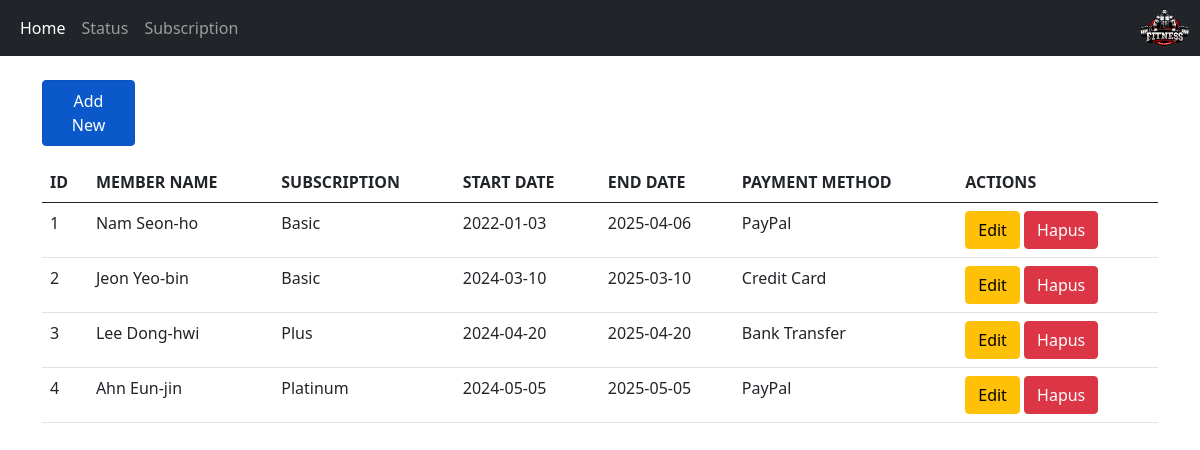
The page /Sourcecode/subscription.php on the database its author committed.
### tables this page shows
CREATE TABLE `membershipsubscription`  (
  `subscription_id` int NOT NULL AUTO_INCREMENT,
  `member_id` int NULL DEFAULT NULL,
  `subscription_type` varchar(50) NULL DEFAULT NULL,
  `start_date` date NULL DEFAULT NULL,
  `end_date` date NULL DEFAULT NULL,
  `payment_method` varchar(50) NULL DEFAULT NULL,
  PRIMARY KEY (`subscription_id`) USING BTREE
);

CREATE TABLE `member`  (
  `id` int NOT NULL AUTO_INCREMENT,
  `name` varchar(100) NULL DEFAULT NULL,
  `email` varchar(100) NULL DEFAULT NULL,
  `phone` varchar(20) NULL DEFAULT NULL,
  `join_date` date NULL DEFAULT NULL,
  `status_id` int NULL DEFAULT NULL,
  PRIMARY KEY (`id`) USING BTREE,
  INDEX `status_id`(`status_id` ASC) USING BTREE,
  CONSTRAINT `member_ibfk_1` FOREIGN KEY (`status_id`) REFERENCES `membershipstatus` (`status_id`) ON DELETE RESTRICT ON UPDATE RESTRICT
);

### Sourcecode/controllers/Subscription.controller.php (called while the page is built, shortened)
<?php
include_once("views/Subscription.view.php");
class SubscriptionController{
    private $subscription;
    function __construct() {
        $this->subscription = new Subscription(Conf::$db_host, Conf::$db_user, Conf::$db_pass, Conf::$db_name);
    }
    public function index() {
        $this->subscription->open();
        $this->subscription->getSubscriptionJoin();
        $data = array();
        while($row = $this->subscription->getResult()){
          array_push($data, $row);
        }
        $view = new SubscriptionView();
        $view->render($data);
      }
}

### Sourcecode/views/Subscription.view.php (the view, shortened to what this page needs)
<?php
class SubscriptionView {
    public function render($data){
        $no = 1;
        $dataSubscription = null;
        $dataheader = "<tr>
                            <th>ID</th>
                            <th>MEMBER NAME</th>
                            <th>SUBSCRIPTION</th>
                            <th>START DATE</th>
                            <th>END DATE</th>
                            <th>PAYMENT METHOD</th>
                            <th>ACTIONS</th>
                        </tr>";
        foreach($data as $val){
            list($id, $nama, $subs, $start, $end, $payment) = $val;
            $dataSubscription .= "<tr>
                                    <td>" . $no++ . "</td>
                                    <td>" . $nama . "</td>
                                    <td>" . $subs . "</td>
                                    <td>" . $start . "</td>
                                    <td>" . $end . "</td>
                                    <td>" . $payment . "</td>
                                    <td>
                                        <a href='subscription.php?editpage=" . $id .  "' class='btn btn-warning'>Edit</a>
                                        <a href='subscription.php?id_hapus=" . $id . "' class='btn btn-danger' onclick='return confirm(\"Are you sure you want to delete?\")'>Hapus</a>
                                    </td>
                                </tr>";
        }
    }
}
?>

### rows shown on the page
membershipsubscription: member.name "Nam Seon-ho", subscription_type "Basic", start_date "2022-01-03", end_date "2025-04-06", payment_method "PayPal"
membershipsubscription: member.name "Jeon Yeo-bin", subscription_type "Basic", start_date "2024-03-10", end_date "2025-03-10", payment_method "Credit Card"
membershipsubscription: member.name "Lee Dong-hwi", subscription_type "Plus", start_date "2024-04-20", end_date "2025-04-20", payment_method "Bank Transfer"
membershipsubscription: member.name "Ahn Eun-jin", subscription_type "Platinum", start_date "2024-05-05", end_date "2025-05-05", payment_method "PayPal"

### other values the page prints
$this->content "Home Status Subscription Add New"
